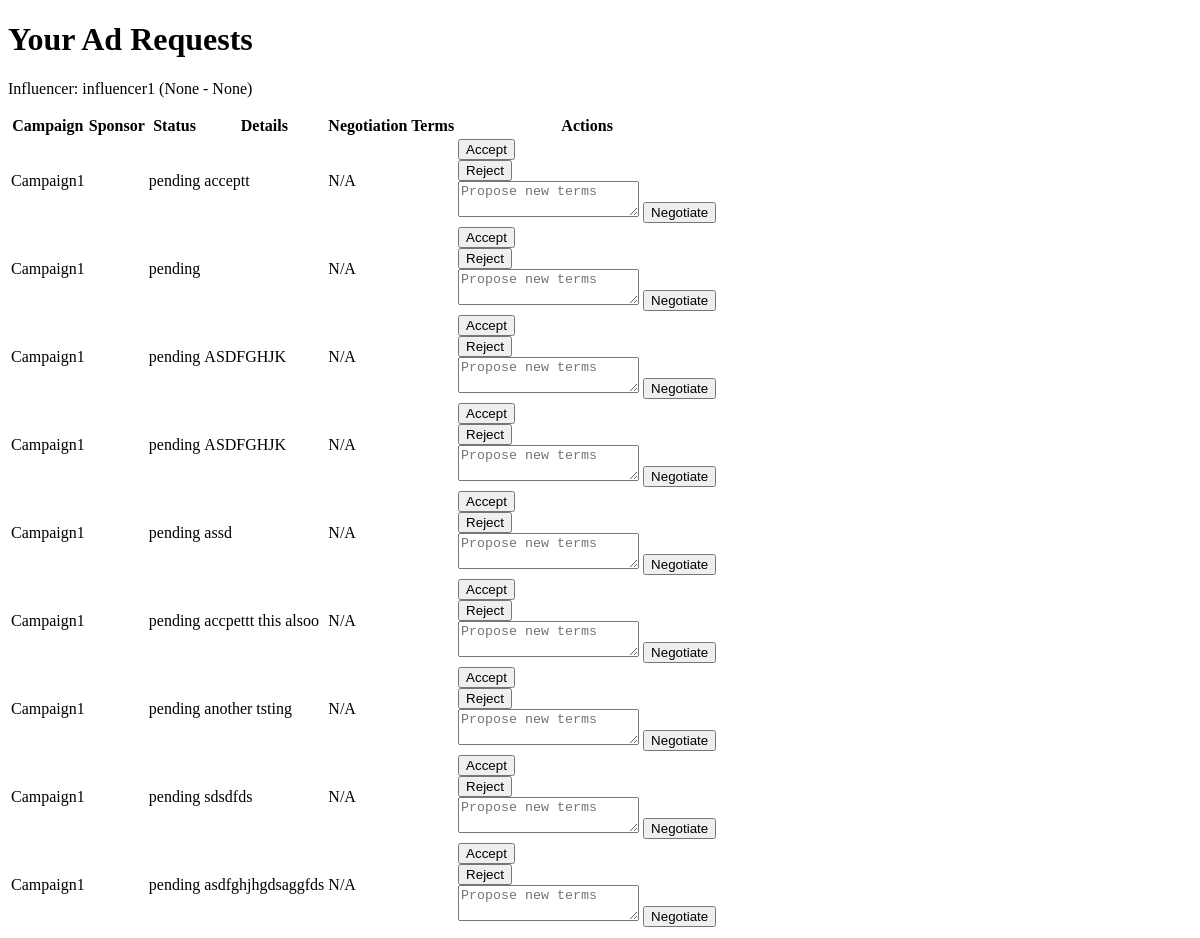
/influencer/ad_requests (signed in), run on an earlier commit of the app's database.
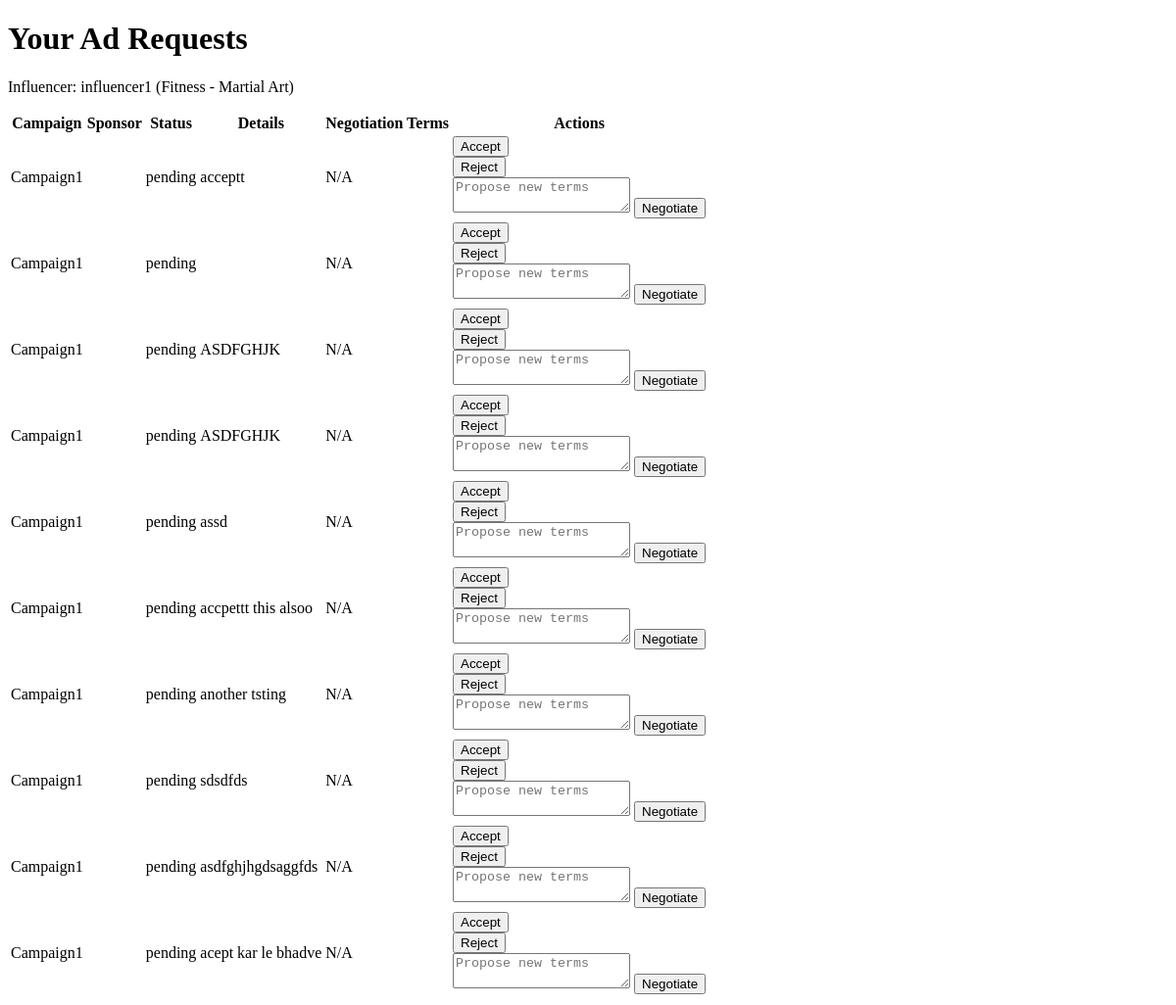
And on a later commit of the database.
### models.py (models this page shows, shortened)
class Influencer(db.Model):
    id = db.Column(db.Integer, primary_key=True)
    user_id = db.Column(db.Integer, db.ForeignKey('user.id'), nullable=False)
    category = db.Column(db.String(120))
    niche = db.Column(db.String(120))
    is_flagged = db.Column(db.Boolean, default=False)
    reach = db.Column(db.Integer)
    bio = db.Column(db.Text)
    user = db.relationship('User', backref=db.backref('influencers', lazy=True))

class AdRequest(db.Model):
    id = db.Column(db.Integer, primary_key=True)
    campaign_id = db.Column(db.Integer, db.ForeignKey('campaign.id'), nullable=False)
    influencer_id = db.Column(db.Integer, db.ForeignKey('influencer.id'), nullable=False)
    status = db.Column(db.String(50), nullable=False)  # pending, accepted, rejected, negotiated
    details = db.Column(db.Text)
    negotiation_terms = db.Column(db.Text)
    communication_log = db.Column(db.Text)
    created_at = db.Column(db.DateTime, default=datetime.utcnow)
    updated_at = db.Column(db.DateTime, default=datetime.utcnow, onupdate=datetime.utcnow)
    campaign = db.relationship('Campaign', backref=db.backref('ad_requests', lazy=True))
    influencer = db.relationship('Influencer', backref=db.backref('ad_requests', lazy=True))

class Campaign(db.Model):
    id = db.Column(db.Integer, primary_key=True)
    sponsor_id = db.Column(db.Integer, db.ForeignKey('sponsor.id'), nullable=False)
    title = db.Column(db.String(120), nullable=False)
    description = db.Column(db.Text)
    budget = db.Column(db.Float)
    category = db.Column(db.String(120))
    status = db.Column(db.String(50), nullable=False)  # active, completed, flagged
    start_date = db.Column(db.DateTime)
    end_date = db.Column(db.DateTime)
    is_public = db.Column(db.Boolean, default=True)
    sponsor = db.relationship('Sponsor', backref=db.backref('campaigns', lazy=True))

### app.py (the view)
    @app.route('/influencer/ad_requests', methods=['GET'])
    @login_required
    @influencer_required
    def influencer_ad_requests():
        influencer = Influencer.query.filter_by(user_id=current_user.id).first()
        if not influencer:
            flash('You are not registered as an influencer.', 'error')
            return redirect(url_for('home'))
        ad_requests = AdRequest.query.filter_by(influencer_id=influencer.id).all()
        return render_template('influencer_ad_requests.html', ad_requests=ad_requests, influencer=influencer)

### templates/influencer_ad_requests.html (shortened to what this page needs)
<!DOCTYPE html>
<html lang="en">
<head>
</head>
<body>
    <h1>Your Ad Requests</h1>
    <p>Influencer: {{ influencer.user.username }} ({{ influencer.category }} - {{ influencer.niche }})</p>
    <table>
        <thead>
            <tr>
                <th>Campaign</th>
                <th>Sponsor</th>
                <th>Status</th>
                <th>Details</th>
                <th>Negotiation Terms</th>
                <th>Actions</th>
            </tr>
        </thead>
        <tbody>
            {% for ad_request in ad_requests %}
            <tr>
                <td>{{ ad_request.campaign.title }}</td>
                <td>{{ ad_request.campaign.sponsor.company_name }}</td>
                <td>{{ ad_request.status }}</td>
                <td>{{ ad_request.details }}</td>
                <td>{{ ad_request.negotiation_terms or 'N/A' }}</td>
                <td>
                    {% if ad_request.status == 'pending' %}
                        <form action="{{ url_for('influencer_ad_request_action', id=ad_request.id) }}" method="POST">
                            <input type="submit" value="Accept">
                        </form>
                        <form action="{{ url_for('influencer_ad_request_action', id=ad_request.id) }}" method="POST">
                            <input type="submit" value="Reject">
                        </form>
                        <form action="{{ url_for('influencer_ad_request_action', id=ad_request.id) }}" method="POST">
                            <textarea name="new_terms" placeholder="Propose new terms" required></textarea>
                            <input type="submit" value="Negotiate">
                        </form>
                    {% elif ad_request.status == 'negotiated' %}
                        <p>Waiting for sponsor response</p>
                    {% else %}
                        <p>No actions available</p>
                    {% endif %}
                </td>
            </tr>
            {% endfor %}
        </tbody>
    </table>
</body>
</html>

What changed in the data, as far as the page shows it:
changed Influencer: category "None" → "Fitness"; niche "None" → "Martial Art"
added AdRequest: campaign "Campaign1", status "pending", details "acept kar le bhadve", negotiation_terms "N/A"
